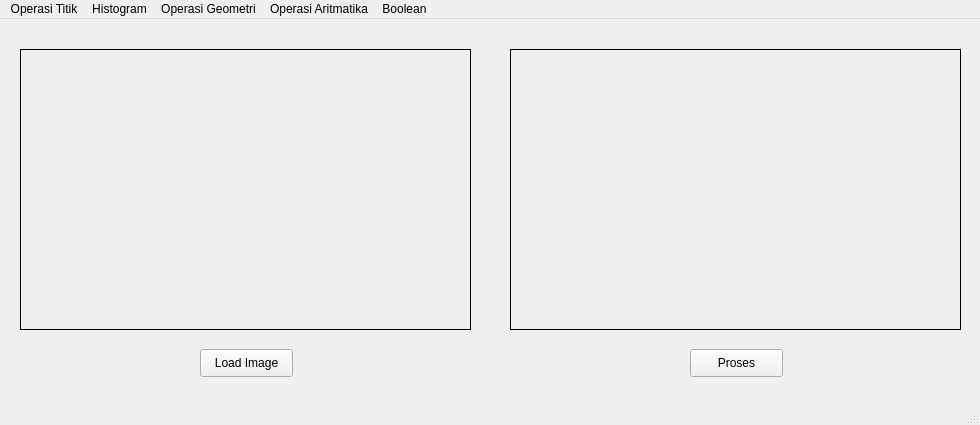
<?xml version="1.0" encoding="UTF-8"?>
<ui version="4.0">
 <class>MainWindow</class>
 <widget class="QMainWindow" name="MainWindow">
  <property name="geometry">
   <rect>
    <x>0</x>
    <y>0</y>
    <width>980</width>
    <height>425</height>
   </rect>
  </property>
  <property name="windowTitle">
   <string>MainWindow</string>
  </property>
  <widget class="QWidget" name="centralwidget">
   <widget class="QLabel" name="prosesLabel">
    <property name="geometry">
     <rect>
      <x>510</x>
      <y>30</y>
      <width>451</width>
      <height>281</height>
     </rect>
    </property>
    <property name="frameShape">
     <enum>QFrame::Box</enum>
    </property>
    <property name="text">
     <string/>
    </property>
   </widget>
   <widget class="QLabel" name="imgLabel">
    <property name="geometry">
     <rect>
      <x>20</x>
      <y>30</y>
      <width>451</width>
      <height>281</height>
     </rect>
    </property>
    <property name="frameShape">
     <enum>QFrame::Box</enum>
    </property>
    <property name="text">
     <string/>
    </property>
   </widget>
   <widget class="QPushButton" name="prosesButton">
    <property name="geometry">
     <rect>
      <x>690</x>
      <y>330</y>
      <width>93</width>
      <height>28</height>
     </rect>
    </property>
    <property name="text">
     <string>Proses</string>
    </property>
   </widget>
   <widget class="QPushButton" name="loadButton">
    <property name="geometry">
     <rect>
      <x>200</x>
      <y>330</y>
      <width>93</width>
      <height>28</height>
     </rect>
    </property>
    <property name="text">
     <string>Load Image</string>
    </property>
   </widget>
  </widget>
  <widget class="QStatusBar" name="statusbar"/>
  <widget class="QMenuBar" name="menubar">
   <property name="geometry">
    <rect>
     <x>0</x>
     <y>0</y>
     <width>980</width>
     <height>26</height>
    </rect>
   </property>
   <widget class="QMenu" name="menuOperasi_Titik">
    <property name="title">
     <string>Operasi Titik</string>
    </property>
    <addaction name="actionOperasi_Pencerah"/>
    <addaction name="actionOperasi_Kontras"/>
    <addaction name="actionPeregangan_Kontras"/>
    <addaction name="actionNegative"/>
    <addaction name="actionBiner_Image"/>
   </widget>
   <widget class="QMenu" name="menuHistogram">
    <property name="title">
     <string>Histogram</string>
    </property>
    <addaction name="actionHistogram_Grayscale"/>
    <addaction name="actionHistogram_RGB"/>
    <addaction name="actionHistogram_Equalization"/>
   </widget>
   <widget class="QMenu" name="menuOperasi_Geometri">
    <property name="title">
     <string>Operasi Geometri</string>
    </property>
    <widget class="QMenu" name="menuRotasi">
     <property name="title">
      <string>Rotasi</string>
     </property>
     <addaction name="action_90"/>
     <addaction name="action_45"/>
     <addaction name="action45"/>
     <addaction name="action90"/>
     <addaction name="action180"/>
    </widget>
    <widget class="QMenu" name="menuResize">
     <property name="title">
      <string>Resize</string>
     </property>
     <addaction name="actionZoom_In"/>
     <addaction name="actionZoom_Out"/>
     <addaction name="actionSkewed"/>
    </widget>
    <addaction name="actionTranslasi_Citra"/>
    <addaction name="menuRotasi"/>
    <addaction name="menuResize"/>
    <addaction name="actionCrop"/>
   </widget>
   <widget class="QMenu" name="menuOperasi_Aritmatika">
    <property name="title">
     <string>Operasi Aritmatika</string>
    </property>
    <addaction name="actionTambah_dan_Kurang"/>
   </widget>
   <widget class="QMenu" name="menuBoolean">
    <property name="title">
     <string>Boolean</string>
    </property>
    <addaction name="actionAnd"/>
   </widget>
   <addaction name="menuOperasi_Titik"/>
   <addaction name="menuHistogram"/>
   <addaction name="menuOperasi_Geometri"/>
   <addaction name="menuOperasi_Aritmatika"/>
   <addaction name="menuBoolean"/>
  </widget>
  <action name="actionOperasi_Pencerah">
   <property name="text">
    <string>Operasi Pencerah</string>
   </property>
  </action>
  <action name="actionOperasi_Kontras">
   <property name="text">
    <string>Pengaturan Kontras</string>
   </property>
  </action>
  <action name="actionPeregangan_Kontras">
   <property name="text">
    <string>Peregangan Kontras</string>
   </property>
  </action>
  <action name="actionNegative">
   <property name="text">
    <string>Negative</string>
   </property>
  </action>
  <action name="actionBiner_Image">
   <property name="text">
    <string>Biner Image</string>
   </property>
  </action>
  <action name="actionHistogram_Grayscale">
   <property name="text">
    <string>Histogram Grayscale</string>
   </property>
  </action>
  <action name="actionHistogram_RGB">
   <property name="text">
    <string>Histogram RGB</string>
   </property>
  </action>
  <action name="actionHistogram_Equalization">
   <property name="text">
    <string>Histogram Equalization</string>
   </property>
  </action>
  <action name="actionTranslasi_Citra">
   <property name="text">
    <string>Translasi Citra</string>
   </property>
  </action>
  <action name="action_45_Derajat">
   <property name="text">
    <string>-45 Derajat</string>
   </property>
  </action>
  <action name="action45_Derajat">
   <property name="text">
    <string>45 Derajat</string>
   </property>
  </action>
  <action name="action_90_Derajat">
   <property name="text">
    <string>-90 Derajat</string>
   </property>
  </action>
  <action name="action90_Derajat">
   <property name="text">
    <string>90 Derajat</string>
   </property>
  </action>
  <action name="action180_Derajat">
   <property name="text">
    <string>180 Derajat</string>
   </property>
  </action>
  <action name="action_90">
   <property name="text">
    <string>-90 Derajat</string>
   </property>
  </action>
  <action name="action_45">
   <property name="text">
    <string>-45 Derajat</string>
   </property>
  </action>
  <action name="action45">
   <property name="text">
    <string>45 Derajat</string>
   </property>
  </action>
  <action name="action90">
   <property name="text">
    <string>90 Derajat</string>
   </property>
  </action>
  <action name="action180">
   <property name="text">
    <string>180 Derajat</string>
   </property>
  </action>
  <action name="actionZoom_In">
   <property name="text">
    <string>Zoom In</string>
   </property>
  </action>
  <action name="actionZoom_Out">
   <property name="text">
    <string>Zoom Out</string>
   </property>
  </action>
  <action name="actionSkewed">
   <property name="text">
    <string>Skewed</string>
   </property>
  </action>
  <action name="actionCrop">
   <property name="text">
    <string>Crop</string>
   </property>
  </action>
  <action name="actionTambah_dan_Kurang">
   <property name="text">
    <string>Tambah dan Kurang</string>
   </property>
  </action>
  <action name="actionAnd">
   <property name="text">
    <string>And</string>
   </property>
  </action>
 </widget>
 <resources/>
 <connections/>
</ui>
